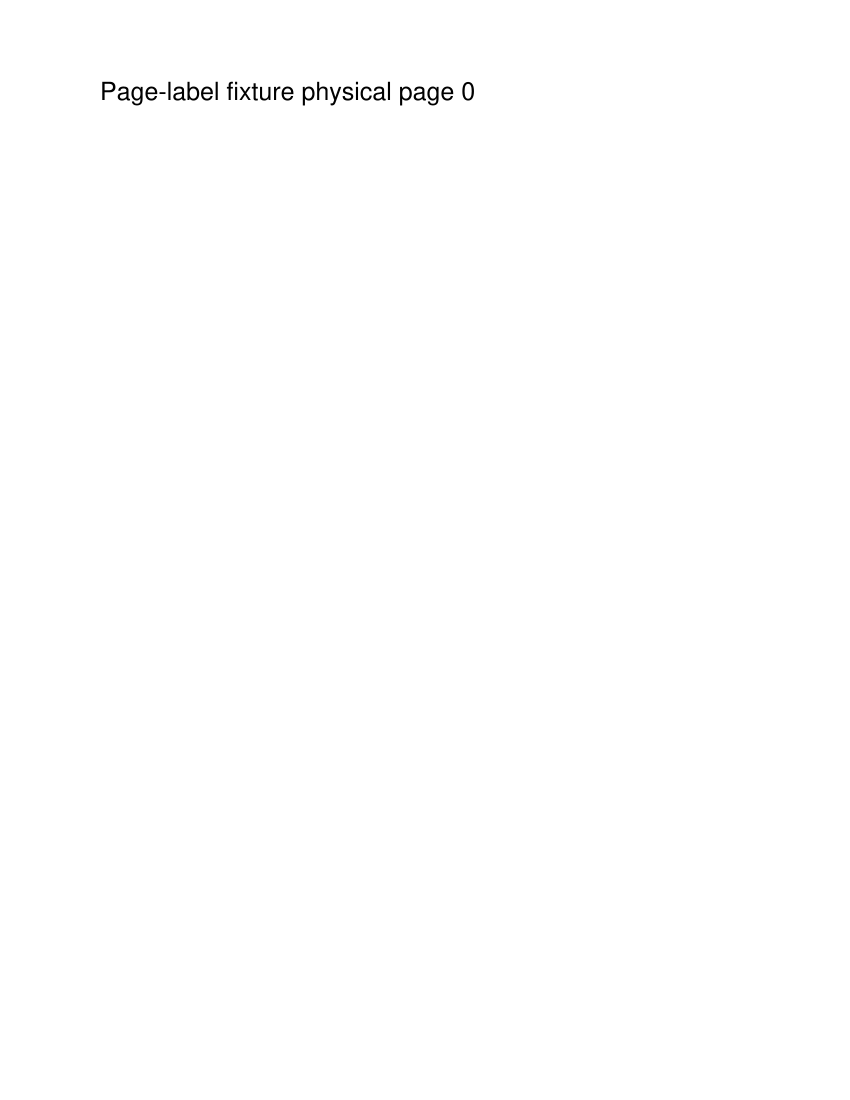

Reproduce this figure in Python.
from pathlib import Path
from io import BytesIO

from pypdf import PdfReader, PdfWriter
from pypdf.generic import ArrayObject, DictionaryObject, NameObject, NumberObject, TextStringObject
from reportlab.lib.pagesizes import letter
from reportlab.pdfgen import canvas


HERE = Path(__file__).resolve().parent
OUTPUT = HERE / "reportlab-page-labels.pdf"


def label(style=None, prefix=None, start=None):
    value = DictionaryObject()
    if style is not None:
        value[NameObject("/S")] = NameObject(f"/{style}")
    if prefix is not None:
        value[NameObject("/P")] = TextStringObject(prefix)
    if start is not None:
        value[NameObject("/St")] = NumberObject(start)
    return value


base = BytesIO()
drawing = canvas.Canvas(base, pagesize=letter)
for page in range(14):
    drawing.setFont("Helvetica", 18)
    drawing.drawString(72, 720, f"Page-label fixture physical page {page}")
    drawing.showPage()
drawing.save()

reader = PdfReader(BytesIO(base.getvalue()))
writer = PdfWriter()
writer.append_pages_from_reader(reader)
ranges = [
    (0, label("D", start=1)),
    (2, label("r", start=4)),
    (4, label("R", start=1)),
    (6, label("A", start=27)),
    (8, label("a", start=28)),
    (10, label(prefix="Appendix")),
    (12, label("D", prefix="N-", start=5)),
]
nums = ArrayObject()
for index, value in ranges:
    nums.extend([NumberObject(index), value])
writer._root_object[NameObject("/PageLabels")] = DictionaryObject({NameObject("/Nums"): nums})

with OUTPUT.open("wb") as stream:
    writer.write(stream)
raw = PdfReader(str(OUTPUT)).trailer["/Root"]["/PageLabels"].get_object()["/Nums"]
assert len(raw) == 14
assert [int(raw[index]) for index in range(0, len(raw), 2)] == [0, 2, 4, 6, 8, 10, 12]
assert raw[9].get_object()["/St"] == 28
assert raw[11].get_object()["/P"] == "Appendix" and "/S" not in raw[11].get_object()
